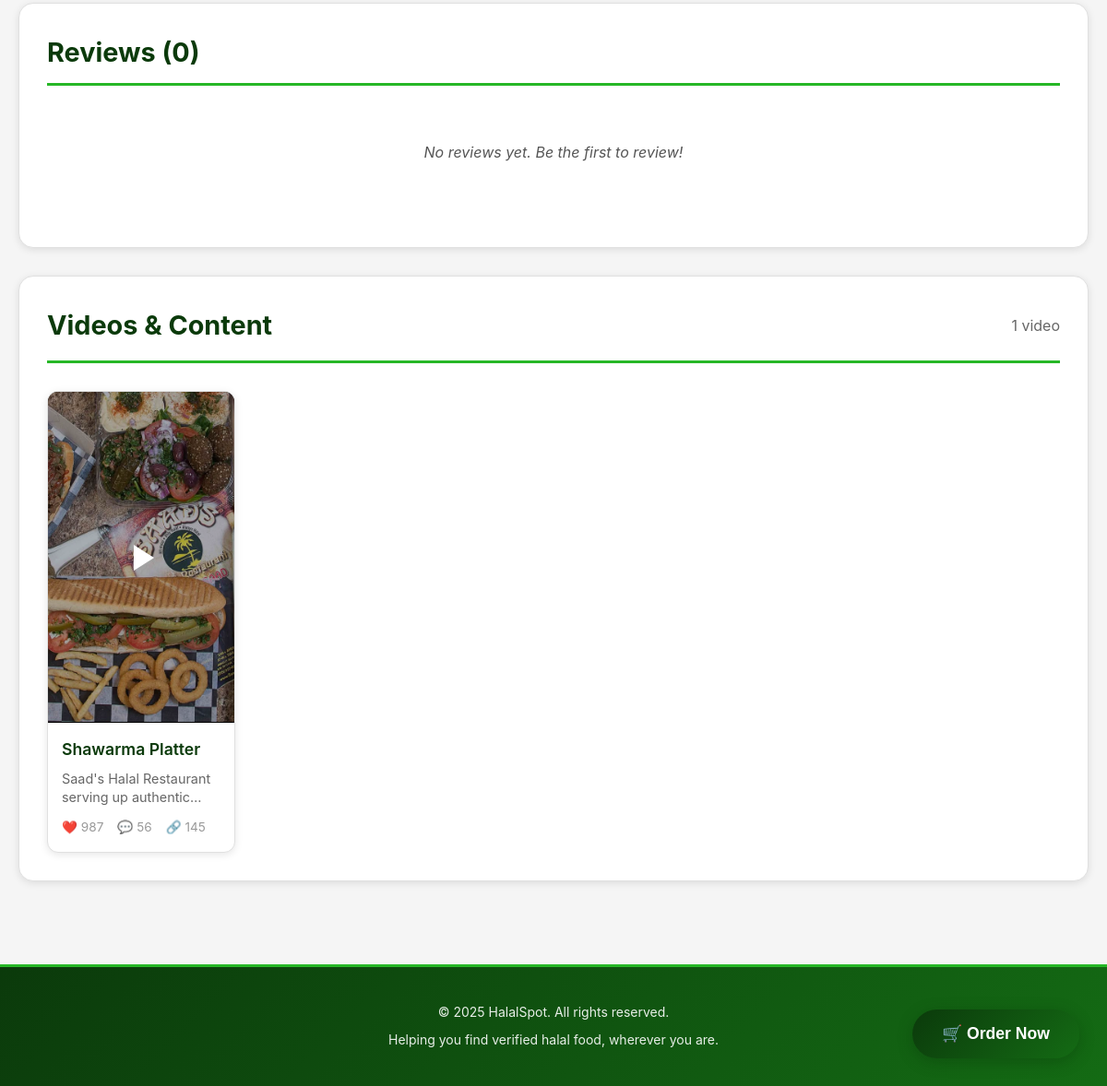
/restaurants/5 (lower part), run on an earlier commit of the app's database.
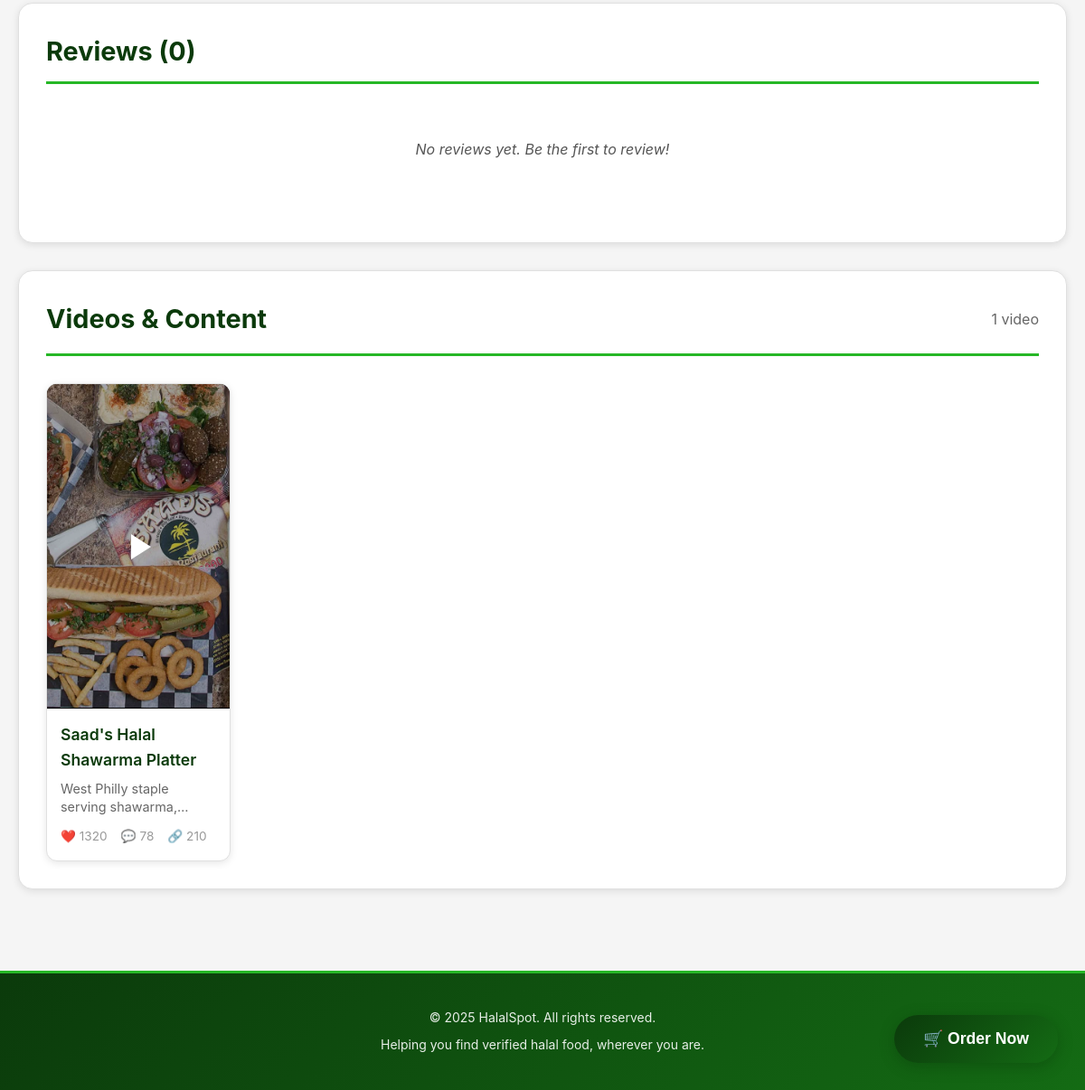
And on a later commit of the database.
### models/content.py (models this page shows)
class Content(db.Model):
    __tablename__ = "content"
    id = db.Column(db.Integer, primary_key=True)
    restaurant_id = db.Column(db.Integer, db.ForeignKey('restaurant.id'), nullable=True)  # Can be null for creator posts
    creator_name = db.Column(db.String(255), nullable=True)  # For sponsored creators
    is_sponsored = db.Column(db.Boolean, default=False)
    title = db.Column(db.String(255))
    description = db.Column(db.Text)
    image_url = db.Column(db.String(255))
    video_url = db.Column(db.String(255), nullable=True)  # For future video support
    likes_count = db.Column(db.Integer, default=0)
    comments_count = db.Column(db.Integer, default=0)
    shares_count = db.Column(db.Integer, default=0)
    saves_count = db.Column(db.Integer, default=0)
    created_at = db.Column(db.DateTime, default=datetime.datetime.utcnow)
    order_url = db.Column(db.String(255), nullable=True)
    def to_dict(self):
        return {
            "id": self.id,
            "restaurant_id": self.restaurant_id,
            "creator_name": self.creator_name,
            "is_sponsored": self.is_sponsored,
            "title": self.title,
            "description": self.description,
            "image_url": self.image_url,
            "video_url": self.video_url,
            "likes_count": self.likes_count,
            "comments_count": self.comments_count,
            "shares_count": self.shares_count,
            "saves_count": self.saves_count,
            "created_at": self.created_at.isoformat() if self.created_at else None,
            "order_url": self.order_url
        }

### routes/restaurant_routes.py (the view)
@restaurant_bp.route("/restaurants/<int:id>")
def get_restaurant(id):
    restaurant = Restaurant.query.get_or_404(id)
    reviews = Review.query.filter_by(restaurant_id=id).order_by(Review.date.desc()).all()
    contents = Content.query.filter_by(restaurant_id=id).order_by(Content.created_at.desc()).all()
    contents_data = [c.to_dict() for c in contents]
    avg_rating = None
    if reviews:
        avg_rating = round(sum([r.rating for r in reviews]) / len(reviews), 1)
    return render_template(
        "restaurant.html",
        restaurant=restaurant,
        reviews=reviews,
        contents=contents_data,
        avg_rating=avg_rating
    )

### templates/restaurant.html (shortened to what the changed rows need)
{% extends "base.html" %}
{% block content %}
<link rel="stylesheet" href="{{ url_for('static', filename='css/restaurant.css') }}">
<div class="restaurant-profile">
    <div class="restaurant-main">
        <div class="restaurant-info-section">
            <div class="info-card">
                <h2>Reviews ({{ reviews|length }})</h2>
            </div>
        </div>
        <div class="restaurant-content-section">
            <div class="content-header">
                <h2>Videos & Content</h2>
            </div>
            {% if contents %}
            <div class="content-grid">
                {% for content in contents %}
                <div class="content-card" data-content-id="{{ content.id }}">
                    {% if content.video_url %}
                    <div class="content-media video-media">
                        <video
                            class="content-video"
                            loop
                            muted
                            playsinline
                            preload="metadata"
                            poster="{{ content.image_url or url_for('static', filename='images/rest_images.jpg') }}">
                            {% if content.video_url.endswith('.mp4') or 'mp4' in content.video_url %}
                            <source src="{{ content.video_url }}" type="video/mp4" />
                            {% elif content.video_url.endswith('.webm') or 'webm' in content.video_url %}
                            <source src="{{ content.video_url }}" type="video/webm" />
                            {% elif content.video_url.endswith('.ogg') or 'ogg' in content.video_url %}
                            <source src="{{ content.video_url }}" type="video/ogg" />
                            {% else %}
                            <source src="{{ content.video_url }}" type="video/mp4" />
                            {% endif %}
                        </video>
                        <div class="play-overlay">
                            <svg viewBox="0 0 24 24" fill="white" width="48" height="48">
                                <path d="M8 5v14l11-7z"/>
                            </svg>
                        </div>
                    </div>
                    {% else %}
                    <div class="content-media image-media">
                        <img src="{{ content.image_url or url_for('static', filename='images/rest_images.jpg') }}" alt="{{ content.title }}" />
                    </div>
                    {% endif %}
                    <div class="content-info">
                        <h3>{{ content.title }}</h3>
                        <p>{{ content.description }}</p>
                        <div class="content-stats">
                            <span>❤️ {{ content.likes_count }}</span>
                            <span>💬 {{ content.comments_count }}</span>
                            <span>🔗 {{ content.shares_count }}</span>
                        </div>
                    </div>
                </div>
                {% endfor %}
            </div>
            {% else %}
            <div class="no-content">
                <p>No videos or content yet. Check back soon!</p>
            </div>
            {% endif %}
        </div>
    </div>
</div>
<link rel="stylesheet" href="https://unpkg.com/leaflet/dist/leaflet.css" />
{% endblock %}

What changed in the data, as far as the page shows it:
no longer on this page (row edited): Content: title "Shawarma Platter", description "Saad's Halal Restaurant serving up…", likes_count "987", comments_count "56", shares_count "145"
added Content: title "Saad's Halal Shawarma Platter", description "West Philly staple serving…", likes_count "1320", comments_count "78", shares_count "210"
